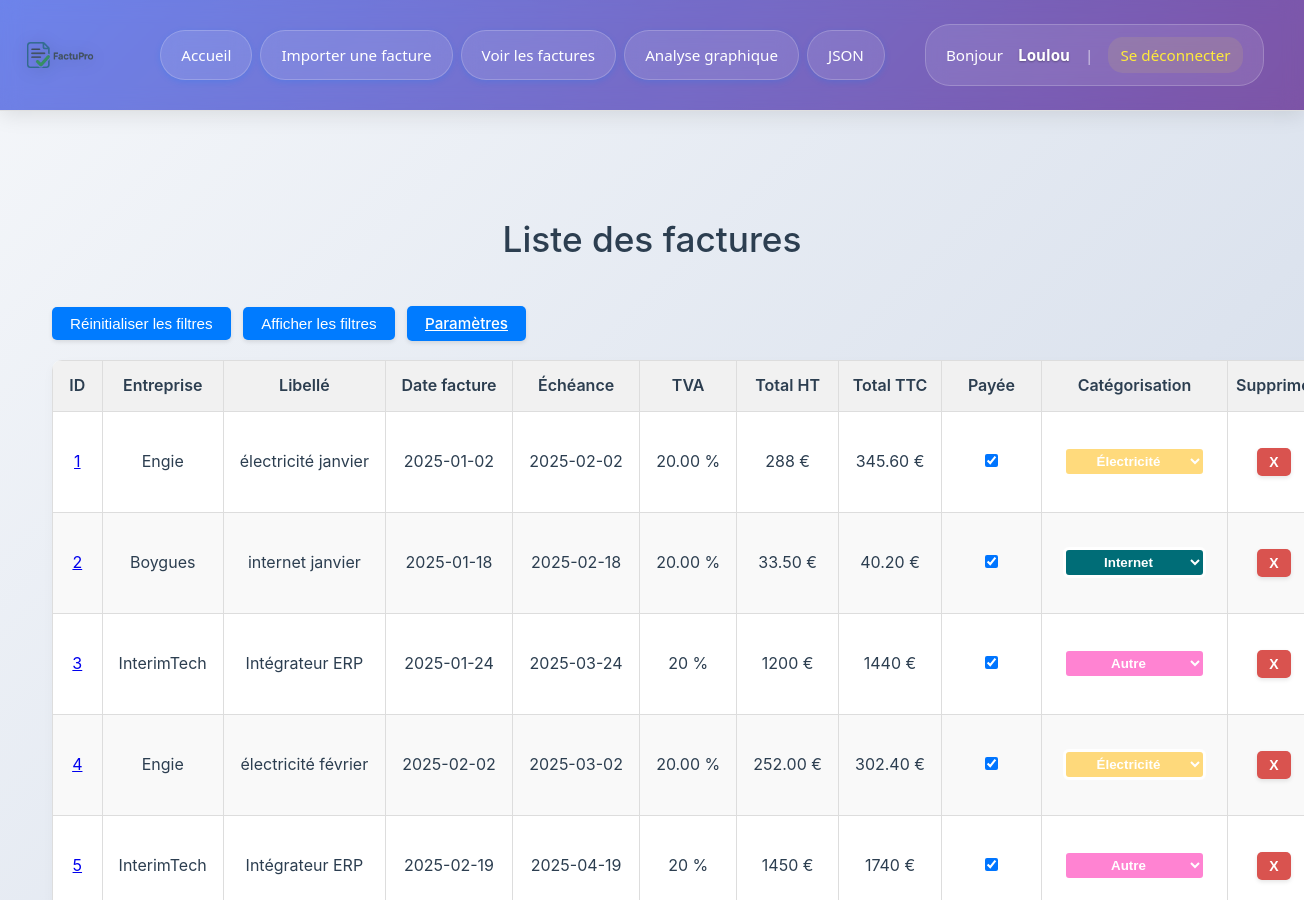
The page /factures (signed in, upper part) on the database as committed earlier.
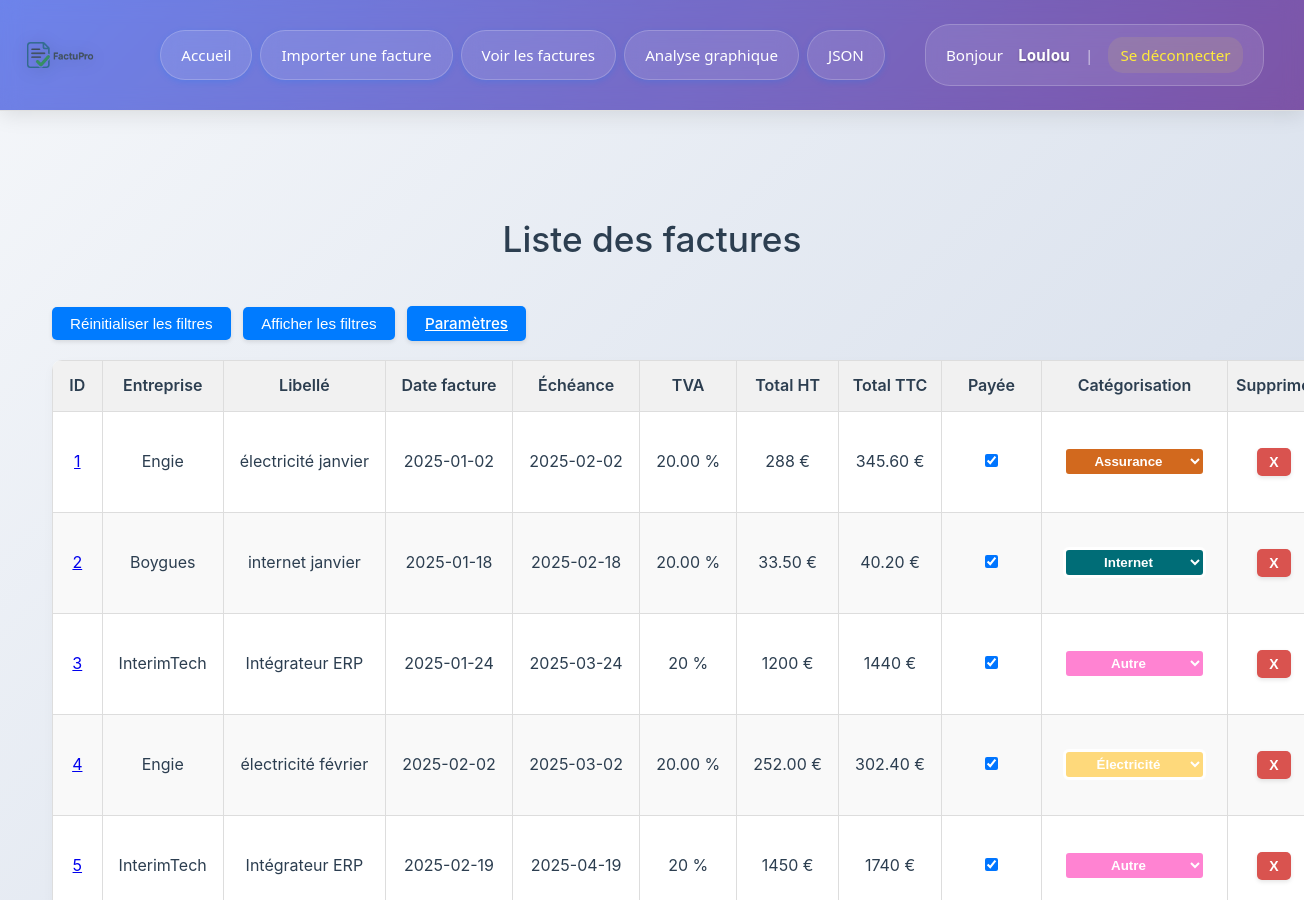
The same page on the database as committed later.
### tables this page shows
CREATE TABLE factures (
            id INTEGER PRIMARY KEY AUTOINCREMENT,
            fournisseur TEXT,
            date_facture TEXT,
            numero_facture TEXT,
            montant_total TEXT,
            TVA TEXT,
            utilisateur_id INTEGER,
            nom_fichier TEXT,
            facture_payee INTEGER DEFAULT 0,
            numero_client TEXT,
            echeance TEXT,
            somme_finale TEXT, categorie TEXT DEFAULT "Non-catégorisée",
            FOREIGN KEY (utilisateur_id) REFERENCES utilisateurs(id)
        );

### app.py (the view)
@app.route('/factures')
def afficher_factures():
    conn = sqlite3.connect('factures.db')
    conn.row_factory = sqlite3.Row
    c = conn.cursor()
    c.execute('SELECT * FROM factures WHERE utilisateur_id = ?', (session['utilisateur_id'],))
    factures = c.fetchall()
    conn.close()
    categories = ["Non-catégorisée", "Électricité", "Eau", "Internet", "Téléphone", "Assurance", "Autre"]
    return render_template('factures.html', factures=factures, categories=categories)

### app.py (called while the page is built)
@app.before_request
def verifier_connexion():
    if request.endpoint in ['upload', 'afficher_factures', 'analyse'] and 'utilisateur_id' not in session:
        return redirect(url_for('login'))

@app.context_processor
def injecter_pseudo():
    return {"pseudo": session.get("pseudo")}

### templates/factures.html (shortened to what this page needs)
<!DOCTYPE html>
<html lang="fr">
<head>
    <link rel="stylesheet" href="{{ url_for('static', filename='style.css') }}">
</head>
<body>
    {% include 'header.html' %}
    <div class="container">
        <h1>Liste des factures</h1>
        <button type="button" id="reset-filters-btn" class="standard-btn">Réinitialiser les filtres</button>
        <button id="toggle-filters-btn" class="standard-btn">Afficher les filtres</button>
        <a href="/parametres" class="standard-btn">Paramètres</a>
        <table id="table-factures">
          <thead>
            <tr>
                <th>ID</th>
                <th>Entreprise <br>
                </th>
                <th>Libellé <br>
                </th>
                <th>Date facture
                </th>
                <th>Échéance
                </th>
                <th>TVA</th>
                <th>Total HT</th>
                <th>Total TTC</th>
                <th>Payée <br>
</th>
                <th>
                  Catégorisation <br>
                </th>
                <th>Supprimer</th>
            </tr>
          </thead>
          {% for f in factures %}
          <tr>
              <td>
                  {% if f['nom_fichier'] %}
                    <a href="{{ url_for('telecharger_fichier', filename=f['nom_fichier']) }}" target="_blank" title="Télécharger la facture {{ f['id'] }}">
                      {{ f['id'] }}
                    </a>
                  {% else %}
                    {{ f['id'] }}
                  {% endif %}
              </td>
              <td>{{ f['fournisseur'] }}</td>
              <td>{{ f['numero_facture'] }}</td>
              <td>{{ f['date_facture'] }}</td>
              <td>{{ f['echeance'] }}</td>
              <td>{{ f['TVA'] }} %</td>
              <td>{{ f['somme_finale'] }} €</td>
              <td>{{ f['montant_total'] }} €</td>
              <td>
                  <form action="{{ url_for('toggle_payee', facture_id=f['id']) }}" method="post">
                      <input type="checkbox" name="checkbox_paiement" {% if f['facture_payee'] == 1 %}checked{% endif %} onchange="this.form.submit()">
                  </form>
              </td>
              <td class="categorie-cell {{ f['categorie']|lower|replace(' ', '_')|replace('é', 'e')|replace('-', '_') }}">
                  <form method="POST" action="{{ url_for('modifier_categorie', facture_id=f['id']) }}">
                    <select name="categorie" onchange="this.form.submit()">
                      {% for cat in categories %}
                        <option value="{{ cat }}" {% if f['categorie'] == cat %}selected{% endif %}>{{ cat }}</option>
                      {% endfor %}
                    </select>
                  </form>
              </td>
              <td>
                  <form method="POST" action="/supprimer/{{ f['id'] }}" onsubmit="return confirm('Confirmer la suppression ?');">
                      <button type="submit" class="danger">X</button>
                  </form>
              </td>
          </tr>
          {% endfor %}
        </table>
    </div>
</body>
</html>

### templates/header.html (shortened to what this page needs)
<!DOCTYPE html>
<html lang="fr">
<head>
</head>
<body>
    <header class="header">
        <div class="header-content">
            <div class="left-section">
                <div class="logo">
                    <img src="/static/logo.png" alt="Logo">
                </div>
                <nav class="nav-links">
                    <a href="/">Accueil</a>
                    <a href="/upload">Importer une facture</a>
                    <a href="/factures">Voir les factures</a>
                    <a href="/analyse">Analyse graphique</a>
                    <a href="/factures/json/page">JSON</a>
                </nav>
            </div>
            <div class="user-info">
                Bonjour <strong>{{ pseudo }}</strong>
                <span class="separator">|</span>
                <a href="/logout" class="logout-link">Se déconnecter</a>
            </div>
        </div>
    </header>
</body>
</html>

### templates/header.html (style rules this page uses)
* { margin: 0; padding: 0; box-sizing: border-box; }
.header { background: linear-gradient(135deg, #667eea 0%, #764ba2 100%); box-shadow: 0 4px 20px rgba(0, 0, 0, 0.1); padding: 0; position: relative; overflow: hidden; }
.header::before { content: ''; position: absolute; top: 0; left: 0; right: 0; bottom: 0; background: rgba(255, 255, 255, 0.05); backdrop-filter: blur(10px); }
.header-content { display: flex; align-items: center; justify-content: space-between; padding: 15px 40px 15px 20px; position: relative; z-index: 2; max-width: 1400px; margin: 0 auto; }
.left-section { display: flex; align-items: center; gap: 50px; flex: 1; max-width: 70%; }
.logo { display: flex; align-items: center; flex-shrink: 0; margin-right: 10px; }
.logo img { height: 80px; width: auto; filter: drop-shadow(0 2px 8px rgba(0, 0, 0, 0.2)); transition: transform 0.3s ease; }
.nav-links { display: flex; align-items: center; gap: 8px; }
.nav-links a { color: white; text-decoration: none; padding: 12px 20px; border-radius: 25px; font-weight: 500; font-size: 0.95em; transition: all 0.3s cubic-bezier(0.4, 0, 0.2, 1); position: relative; overflow: hidden; background: rgba(255, 255, 255, 0.1); backdrop-filter: blur(10px); border: 1px solid rgba(255, 255, 255, 0.2); }
.nav-links a::before { content: ''; position: absolute; top: 0; left: -100%; width: 100%; height: 100%; background: linear-gradient(90deg, transparent, rgba(255, 255, 255, 0.2), transparent); transition: left 0.5s; }
.user-info { color: white; font-size: 0.95em; font-weight: 500; display: flex; align-items: center; gap: 15px; background: rgba(255, 255, 255, 0.1); backdrop-filter: blur(10px); padding: 12px 20px; border-radius: 25px; border: 1px solid rgba(255, 255, 255, 0.2); flex-shrink: 0; margin-left: 40px; }
.user-info strong { color: #fff; text-shadow: 0 1px 2px rgba(0, 0, 0, 0.3); }
.user-info .separator { color: rgba(255, 255, 255, 0.6); font-weight: 300; }
.logout-link { color: #ffeb3b !important; text-decoration: none; font-weight: 600; transition: all 0.3s ease; padding: 6px 12px; border-radius: 15px; background: rgba(255, 235, 59, 0.1); }
.header-content > * { animation: slideInFromTop 0.6s ease-out; }
.nav-links a:nth-child(1) { animation-delay: 0.1s; }
.nav-links a:nth-child(2) { animation-delay: 0.2s; }
.nav-links a:nth-child(3) { animation-delay: 0.3s; }
.nav-links a:nth-child(4) { animation-delay: 0.4s; }
.nav-links a:nth-child(5) { animation-delay: 0.5s; }

Rows that differ between the two databases and show on the page:
changed factures "électricité janvier": categorie "Électricité" → "Assurance"
